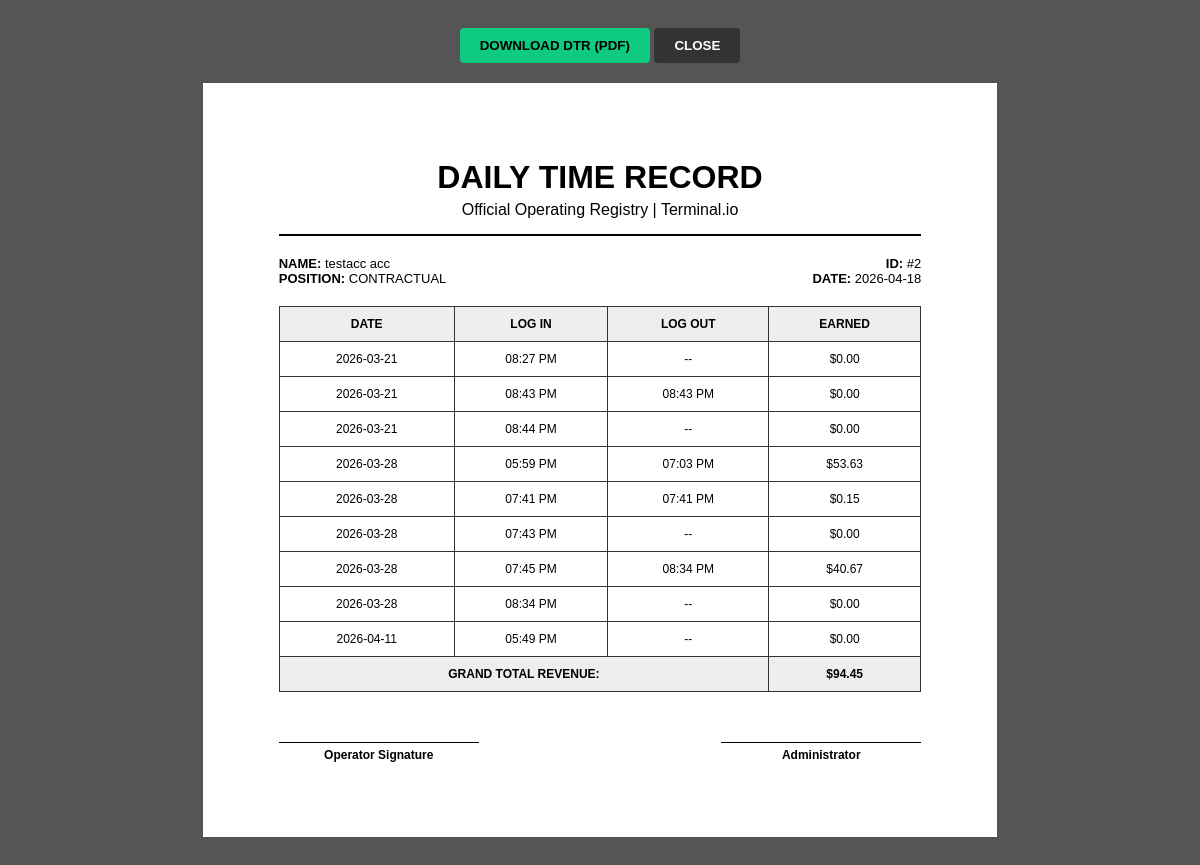
Screenshot of /generate_dtr.php (signed in) with the database file from the repository.
### tables this page shows
CREATE TABLE `employee` (
  `Id` int(11) NOT NULL,
  `FirstName` varchar(100) NOT NULL,
  `LastName` varchar(100) NOT NULL,
  `DateOfBirth` date NOT NULL,
  `ContactNo` varchar(20) DEFAULT NULL,
  `Address` text DEFAULT NULL,
  `Email` varchar(150) DEFAULT NULL,
  `Username` varchar(50) NOT NULL,
  `Password` varchar(255) NOT NULL,
  `ProfilePicture` varchar(255) DEFAULT NULL,
  `Skills` text DEFAULT NULL,
  `EducationalAttainment` varchar(255) DEFAULT NULL,
  `EmploymentStatus` enum('Job Order','Regular','Contractual') NOT NULL,
  `profile_pic` varchar(255) DEFAULT NULL
);

CREATE TABLE `attendance` (
  `id` int(11) NOT NULL,
  `employee_id` int(11) NOT NULL,
  `log_in_time` datetime DEFAULT current_timestamp(),
  `log_out_time` datetime DEFAULT NULL,
  `status` enum('Online','Offline') DEFAULT 'Online',
  `total_earned` decimal(10,2) DEFAULT 0.00
);

### generate_dtr.php (the view, shortened to what this page needs)
<?php
require_once 'db_connect.php';
$userId = $_SESSION['employee_id'];
try {
    $user = $pdo->query("SELECT * FROM employee WHERE Id = $userId")->fetch();
    $logs = $pdo->query("SELECT * FROM attendance WHERE employee_id = $userId ORDER BY log_in_time ASC")->fetchAll();
    $grandTotal = 0;
} catch (PDOException $e) { die("Error: " . $e->getMessage()); }
?>
<!DOCTYPE html>
<html>
<head>
</head>
<body>
    <div class="controls">
        <button class="btn" onclick="downloadPDF()">DOWNLOAD DTR (PDF)</button>
        <button class="btn" style="background:#333; color:white;" onclick="window.close()">CLOSE</button>
    </div>
    <div id="pdf-area">
        <div class="header">
            <h1 style="margin:0;">DAILY TIME RECORD</h1>
            <p style="margin:5px 0;">Official Operating Registry | Terminal.io</p>
        </div>
        <div style="display:flex; justify-content:space-between; font-size:13px;">
            <div>
                <strong>NAME:</strong> <?= $user['FirstName'].' '.$user['LastName'] ?><br>
                <strong>POSITION:</strong> <?= strtoupper($user['EmploymentStatus']) ?>
            </div>
            <div style="text-align:right;">
                <strong>ID:</strong> #<?= $user['Id'] ?><br>
                <strong>DATE:</strong> <?= date('Y-m-d') ?>
            </div>
        </div>
        <table>
            <thead><tr><th>DATE</th><th>LOG IN</th><th>LOG OUT</th><th>EARNED</th></tr></thead>
            <tbody>
                <?php foreach($logs as $l): ?>
                <tr>
                    <td><?= date('Y-m-d', strtotime($l['log_in_time'])) ?></td>
                    <td><?= date('h:i A', strtotime($l['log_in_time'])) ?></td>
                    <td><?= $l['log_out_time'] ? date('h:i A', strtotime($l['log_out_time'])) : '--' ?></td>
                    <td>$<?= number_format($l['total_earned'], 2) ?></td>
                </tr>
                <?php $grandTotal += $l['total_earned']; endforeach; ?>
            </tbody>
            <tfoot>
                <tr style="background:#eee;">
                    <td colspan="3" align="right"><strong>GRAND TOTAL REVENUE:</strong></td>
                    <td><strong>$<?= number_format($grandTotal, 2) ?></strong></td>
                </tr>
            </tfoot>
        </table>
        <div class="footer">
            <div class="sig">Operator Signature</div>
            <div class="sig">Administrator</div>
        </div>
    </div>
</body>
</html>

### generate_dtr.php (style rules this page uses)
body { font-family: Arial, sans-serif; background: #555; padding: 20px; }
#pdf-area { background: white; width: 210mm; margin: auto; padding: 20mm; box-sizing: border-box; color: #000; }
.header { text-align: center; border-bottom: 2px solid #000; margin-bottom: 20px; padding-bottom: 10px; }
table { width: 100%; border-collapse: collapse; margin-top: 20px; }
th, td { border: 1px solid #333; padding: 10px; text-align: center; font-size: 12px; }
th { background: #eee; }
.footer { margin-top: 50px; display: flex; justify-content: space-between; }
.sig { border-top: 1px solid #000; width: 200px; text-align: center; padding-top: 5px; font-size: 12px; font-weight: bold; }
.controls { text-align: center; margin-bottom: 20px; }
.btn { padding: 10px 20px; background: #0ecb81; border: none; font-weight: bold; cursor: pointer; border-radius: 4px; }

### rows the page displays
employee: FirstName "testacc", LastName "acc", EmploymentStatus "CONTRACTUAL", Id "2"
attendance: log_in_time "2026-03-21", log_in_time "08:27 PM", total_earned "0.00"
attendance: log_in_time "2026-03-21", log_in_time "08:43 PM", log_out_time "08:43 PM", total_earned "0.00"
attendance: log_in_time "2026-03-21", log_in_time "08:44 PM", total_earned "0.00"
attendance: log_in_time "2026-03-28", log_in_time "05:59 PM", log_out_time "07:03 PM", total_earned "53.63"
attendance: log_in_time "2026-03-28", log_in_time "07:41 PM", log_out_time "07:41 PM", total_earned "0.15"
attendance: log_in_time "2026-03-28", log_in_time "07:43 PM", total_earned "0.00"
attendance: log_in_time "2026-03-28", log_in_time "07:45 PM", log_out_time "08:34 PM", total_earned "40.67"
attendance: log_in_time "2026-03-28", log_in_time "08:34 PM", total_earned "0.00"
attendance: log_in_time "2026-04-11", log_in_time "05:49 PM", total_earned "0.00"

### other values shown
$grandTotal "94.45"
